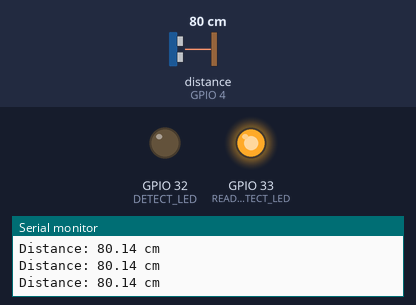
Bench run of a program on a simulated ESP32. On the bench: output pins drawn as LEDs (lit = HIGH), the last lines printed to the serial monitor. Wiring (inferred from the names in the program): ultrasonic range finder: trigger GPIO 2; echo GPIO 4. The inputs (shaded band) are chosen by the test bench; at power-on: distance to the obstacle (sensor on GPIO 4) 80 cm. The echo pulse lasts 58.3 µs per cm; USB keyboard and mouse output is not drawn; pins used as bus, display or sensor lines are not drawn.

Above: at 1.2 s.
1.3 s: distance to the obstacle (sensor on GPIO 4) set to 28 cm
2.8 s: distance to the obstacle (sensor on GPIO 4) set to 23 cm
At 3.4 s:
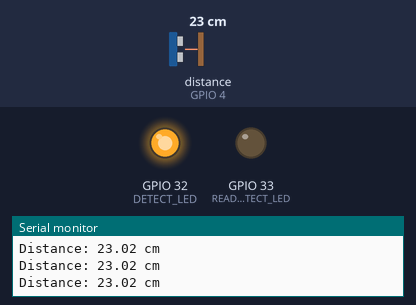
4.3 s: distance to the obstacle (sensor on GPIO 4) set to 35 cm
At 5.5 s:
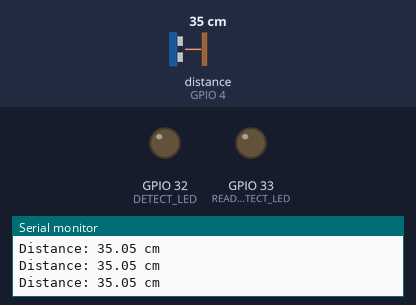
5.8 s: distance to the obstacle (sensor on GPIO 4) set to 2 cm
At 6.9 s:
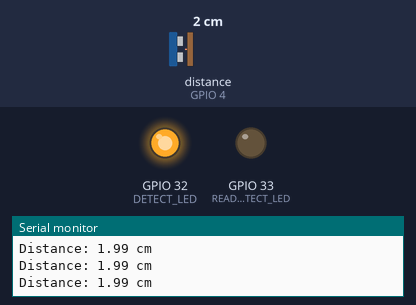
7.3 s: distance to the obstacle (sensor on GPIO 4) set to 60 cm
At 8.6 s:
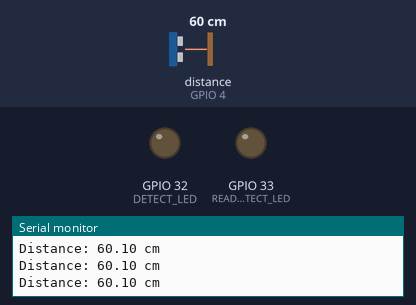
Timing chart, 0 to 13.8 s (numbered marks = the images above; inputs shaded):
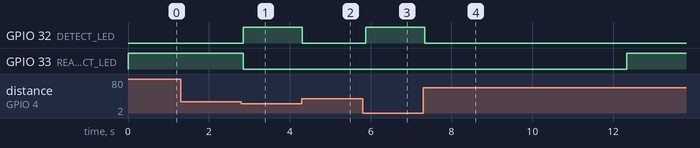

The program:

main.cpp
```cpp
#include <Arduino.h>
#include <BleKeyboard.h>
#include <EventChange.h>
#include "BLEClient.h"
#define TRIGGER_PIN 2
#define ECHO_PIN 4
#define DETECT_LED 32       // RED
#define READY_DETECT_LED 33 // BLUE

std::string nameDevice = "BLE-MinimizeTaps";
BleKeyboard BLE_KB(nameDevice);

EventChange ev_change;

unsigned long prv_time, prv_time_distance, prv_time_disable = 0;
int blink_interval = 500;

bool RDY_DETECT = true;
float measureDistance = 0;
float trigerDistanceValue = 25;

void blinkStatus();
void scanDistance();
void disableAfterDetect(int duration_ms);
void checkDistanceToMinimize(float sourceDistance, float trigerDistance);

void setup()
{
  Serial.begin(115200);
  pinMode(TRIGGER_PIN, OUTPUT);
  pinMode(ECHO_PIN, INPUT);

  pinMode(DETECT_LED, OUTPUT);
  pinMode(READY_DETECT_LED, OUTPUT);

  digitalWrite(DETECT_LED, LOW);
  digitalWrite(READY_DETECT_LED, LOW);
  BLE_KB.begin();
  Serial.print(F("Starting BLE work!: "));
  Serial.println(nameDevice.c_str());

  ev_change.onChange([&](bool triger)
                     {
        if (BLE_KB.isConnected())
        {
            digitalWrite(DETECT_LED, triger);

            if(triger)
            {
              if(RDY_DETECT)
              {
                RDY_DETECT = LOW;
                digitalWrite(READY_DETECT_LED, RDY_DETECT);
                BLE_KB.press(KEY_LEFT_GUI);
                BLE_KB.print("m");
                delay(50);
                BLE_KB.releaseAll();
                Serial.println(F("Minimize"));
              }
              prv_time_disable = millis(); //UPDATE time to disable
            }
        } });
  digitalWrite(READY_DETECT_LED, RDY_DETECT);
}

void loop()
{

  scanDistance();

  if (millis() - prv_time_distance > 100)
  {
    unsigned long pulseDuration = pulseIn(ECHO_PIN, HIGH);
    measureDistance = (pulseDuration / 2) / 29.1; // คำนวณเป็น centimeters
    Serial.print(F("Distance: "));
    Serial.print(measureDistance);
    Serial.println(F(" cm"));
    prv_time_distance = millis();
  }
  checkDistanceToMinimize(measureDistance, trigerDistanceValue);
  disableAfterDetect(5000);

  delay(10);
  blinkStatus();
}

#pragma region "Utility function"

void blinkStatus()
{
  if (!BLE_KB.isConnected())
  {
    if (millis() - prv_time > blink_interval)
    {
      digitalWrite(DETECT_LED, !digitalRead(DETECT_LED));
      digitalWrite(READY_DETECT_LED, LOW);
      prv_time = millis();
    }
  }
  else
  {
    if ((RDY_DETECT) && digitalRead(READY_DETECT_LED) == LOW)
    {
      digitalWrite(READY_DETECT_LED, HIGH);
    }
  }
}

void scanDistance()
{
  digitalWrite(TRIGGER_PIN, LOW);
  delayMicroseconds(5);
  digitalWrite(TRIGGER_PIN, HIGH);
  delayMicroseconds(5);
  digitalWrite(TRIGGER_PIN, LOW);
}

void disableAfterDetect(int duration_ms)
{
  if (!RDY_DETECT)
  {
    if (millis() - prv_time_disable > duration_ms)
    {
      RDY_DETECT = true;
      digitalWrite(READY_DETECT_LED, RDY_DETECT);
      prv_time_disable = millis();
    }
  }
}

void checkDistanceToMinimize(float sourceDistance, float trigerDistance)
{
  if (sourceDistance < trigerDistance && sourceDistance != 0)
  {
    ev_change.trigerCallback(true);
  }
  else
  {
    ev_change.trigerCallback(false);
  }
}

#pragma endregion "END Utility function"
```

Measured:
- the behaviour switches between 25 and 24 cm on distance to the obstacle (sensor on GPIO 4) (found by bisection; images 0 and 1)
- after the input at 2.8 s, GPIO 32 (DETECT_LED): LOW → HIGH after 0.05 s; GPIO 33 (READY_DETECT_LED): HIGH → LOW after 0.05 s
- after the input at 4.3 s, GPIO 32 (DETECT_LED): HIGH → LOW at once
- after the input at 5.8 s, GPIO 32 (DETECT_LED): LOW → HIGH after 0.08 s
- after the input at 7.3 s, GPIO 32 (DETECT_LED): HIGH → LOW at once; GPIO 33 (READY_DETECT_LED): LOW → HIGH after 5.0 s
